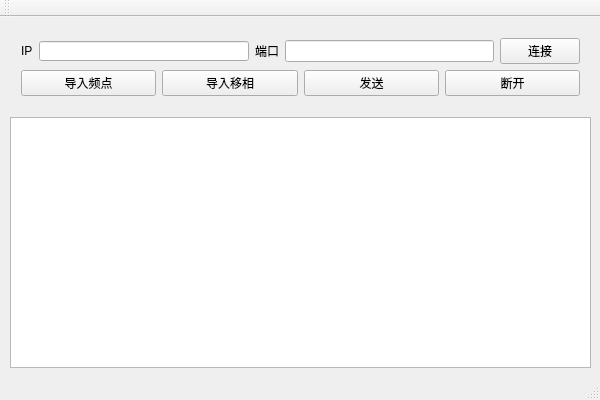
<?xml version="1.0" encoding="UTF-8"?>
<ui version="4.0">
 <class>testGetActualDataClass</class>
 <widget class="QMainWindow" name="testGetActualDataClass">
  <property name="geometry">
   <rect>
    <x>0</x>
    <y>0</y>
    <width>600</width>
    <height>400</height>
   </rect>
  </property>
  <property name="windowTitle">
   <string>testGetActualData</string>
  </property>
  <widget class="QWidget" name="centralWidget">
   <widget class="QWidget" name="gridLayoutWidget">
    <property name="geometry">
     <rect>
      <x>10</x>
      <y>10</y>
      <width>581</width>
      <height>80</height>
     </rect>
    </property>
    <layout class="QGridLayout" name="gridLayout">
     <item row="2" column="0">
      <layout class="QHBoxLayout" name="horizontalLayout">
       <item>
        <widget class="QLabel" name="label">
         <property name="text">
          <string>IP</string>
         </property>
        </widget>
       </item>
       <item>
        <widget class="QLineEdit" name="lineEdit">
         <property name="maximumSize">
          <size>
           <width>221</width>
           <height>20</height>
          </size>
         </property>
         <property name="styleSheet">
          <string notr="true"/>
         </property>
        </widget>
       </item>
       <item>
        <widget class="QLabel" name="label_2">
         <property name="text">
          <string>端口</string>
         </property>
        </widget>
       </item>
       <item>
        <widget class="QLineEdit" name="lineEdit_2"/>
       </item>
       <item>
        <widget class="QPushButton" name="pushButton">
         <property name="text">
          <string>连接</string>
         </property>
        </widget>
       </item>
      </layout>
     </item>
     <item row="3" column="0">
      <layout class="QHBoxLayout" name="horizontalLayout_2">
       <item>
        <widget class="QPushButton" name="pushButton_2">
         <property name="text">
          <string>导入频点</string>
         </property>
        </widget>
       </item>
       <item>
        <widget class="QPushButton" name="pushButton_3">
         <property name="text">
          <string>导入移相</string>
         </property>
        </widget>
       </item>
       <item>
        <widget class="QPushButton" name="pushButton_4">
         <property name="text">
          <string>发送</string>
         </property>
        </widget>
       </item>
       <item>
        <widget class="QPushButton" name="pushButton_5">
         <property name="text">
          <string>断开</string>
         </property>
        </widget>
       </item>
      </layout>
     </item>
    </layout>
   </widget>
   <widget class="QTextEdit" name="textEdit">
    <property name="geometry">
     <rect>
      <x>10</x>
      <y>100</y>
      <width>581</width>
      <height>251</height>
     </rect>
    </property>
   </widget>
  </widget>
  <widget class="QMenuBar" name="menuBar">
   <property name="geometry">
    <rect>
     <x>0</x>
     <y>0</y>
     <width>600</width>
     <height>23</height>
    </rect>
   </property>
  </widget>
  <widget class="QToolBar" name="mainToolBar">
   <attribute name="toolBarArea">
    <enum>TopToolBarArea</enum>
   </attribute>
   <attribute name="toolBarBreak">
    <bool>false</bool>
   </attribute>
  </widget>
  <widget class="QStatusBar" name="statusBar"/>
 </widget>
 <layoutdefault spacing="6" margin="11"/>
 <resources>
  <include location="testGetActualData.qrc"/>
 </resources>
 <connections/>
</ui>
